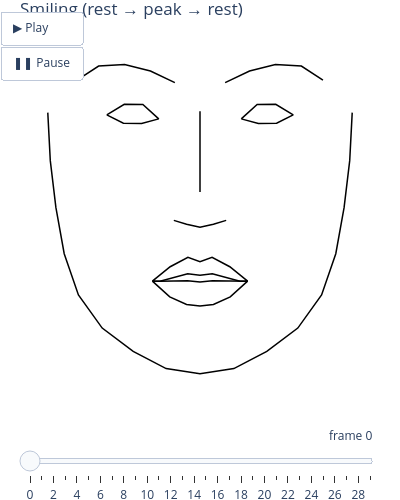

Here is the notebook cell this chart was saved with:
### Markdown cell above
### Interactive 2D animation with Plotly

The GIF-based animations above are great for embedding in static docs.
For live notebook exploration there's also `animate_face_plotly()`, which
returns an interactive Plotly Figure with play/pause buttons and a
per-frame slider — you can scrub through the animation by hand, zoom
into a region, and the figure stays interactive throughout. Same
`interpolate_aus` cubic easing as `animate_face` under the hood.

### Code cell
from feat.plotting import animate_face_plotly

# Same smile activation as cell 7 — but as an interactive Plotly animation
# you can pan/zoom and scrub frame-by-frame via the slider, no GIF on disk.
fig_2d_anim = animate_face_plotly(
    start=neutral,
    end=smiling,
    num_frames=15,
    fps=15,
)
fig_2d_anim.update_layout(width=400, height=500, title_text="Smiling (rest → peak → rest)")
fig_2d_anim.show()

### Figure 1 — Plotly figure (JSON) as saved in the notebook; plotly's stock layout.template omitted (floating-point values rounded to 4 significant figures)
{"data": [{"hoverinfo": "skip", "line": {"color": "black", "width": 1.5}, "mode": "lines", "showlegend": false, "type": "scatter", "x": [239.0, 240.5, 243.7, 248.5, 256.8, 270.5, 288.5, 307.6, 327.2, 346.8, 365.8, 383.8, 397.5, 405.8, 410.6, 413.8, 415.3, NaN, 256.0, 268.5, 283.5, 298.5, 312.6, NaN, 341.7, 355.8, 370.8, 385.8, 398.3, NaN, 327.2, 327.2, 327.2, 327.2, NaN, 312.0, 319.4, 327.2, 334.9, 342.3, NaN, 273.2, 283.3, 294.1, 303.3, 293.3, 282.8, 273.2, NaN, 351.0, 360.2, 371.0, 381.1, 371.5, 361.0, 351.0, NaN, 299.6, 309.9, 320.2, 327.2, 334.1, 344.4, 354.7, 350.3, 334.3, 327.2, 320.0, 304.0, 299.6, NaN, 299.6, 304.0, 320.0, 327.2, 334.4, 350.3, 354.7, 344.7, 334.9, 327.2, 319.4, 309.6, 299.6, NaN], "y": [252.1, 279.9, 307.1, 333.7, 357.7, 376.8, 390.3, 400.3, 403.2, 400.3, 390.3, 376.8, 357.7, 333.7, 307.1, 279.9, 252.1, NaN, 233.3, 225.1, 224.1, 228.0, 234.7, NaN, 234.7, 228.0, 224.1, 225.1, 233.3, NaN, 251.2, 267.3, 282.6, 298.1, NaN, 314.4, 316.6, 318.4, 316.6, 314.4, NaN, 253.4, 247.2, 247.3, 255.7, 258.4, 258.2, 253.4, NaN, 255.7, 247.3, 247.2, 253.4, 258.2, 258.4, 255.7, NaN, 349.6, 341.3, 335.8, 338.4, 335.8, 341.3, 349.6, 349.7, 345.4, 346.2, 345.4, 349.7, 349.6, NaN, 349.6, 349.7, 349.4, 350.2, 349.4, 349.7, 349.6, 358.7, 363.1, 364.1, 363.1, 358.7, 349.6, NaN]}], "layout": {"height": 500, "margin": {"b": 0, "l": 0, "r": 0, "t": 30}, "paper_bgcolor": "white", "plot_bgcolor": "white", "sliders": [{"active": 0, "currentvalue": {"prefix": "frame ", "visible": true, "xanchor": "right"}, "len": 0.9, "steps": [{"args": [["0"], {"frame": {"duration": 0, "redraw": true}, "mode": "immediate", "transition": {"duration": 0}}], "label": "0", "method": "animate"}, {"args": [["1"], {"frame": {"duration": 0, "redraw": true}, "mode": "immediate", "transition": {"duration": 0}}], "label": "1", "method": "animate"}, {"args": [["2"], {"frame": {"duration": 0, "redraw": true}, "mode": "immediate", "transition": {"duration": 0}}], "label": "2", "method": "animate"}, {"args": [["3"], {"frame": {"duration": 0, "redraw": true}, "mode": "immediate", "transition": {"duration": 0}}], "label": "3", "method": "animate"}, {"args": [["4"], {"frame": {"duration": 0, "redraw": true}, "mode": "immediate", "transition": {"duration": 0}}], "label": "4", "method": "animate"}, {"args": [["5"], {"frame": {"duration": 0, "redraw": true}, "mode": "immediate", "transition": {"duration": 0}}], "label": "5", "method": "animate"}, {"args": [["6"], {"frame": {"duration": 0, "redraw": true}, "mode": "immediate", "transition": {"duration": 0}}], "label": "6", "method": "animate"}, {"args": [["7"], {"frame": {"duration": 0, "redraw": true}, "mode": "immediate", "transition": {"duration": 0}}], "label": "7", "method": "animate"}, {"args": [["8"], {"frame": {"duration": 0, "redraw": true}, "mode": "immediate", "transition": {"duration": 0}}], "label": "8", "method": "animate"}, {"args": [["9"], {"frame": {"duration": 0, "redraw": true}, "mode": "immediate", "transition": {"duration": 0}}], "label": "9", "method": "animate"}, {"args": [["10"], {"frame": {"duration": 0, "redraw": true}, "mode": "immediate", "transition": {"duration": 0}}], "label": "10", "method": "animate"}, {"args": [["11"], {"frame": {"duration": 0, "redraw": true}, "mode": "immediate", "transition": {"duration": 0}}], "label": "11", "method": "animate"}, {"args": [["12"], {"frame": {"duration": 0, "redraw": true}, "mode": "immediate", "transition": {"duration": 0}}], "label": "12", "method": "animate"}, {"args": [["13"], {"frame": {"duration": 0, "redraw": true}, "mode": "immediate", "transition": {"duration": 0}}], "label": "13", "method": "animate"}, {"args": [["14"], {"frame": {"duration": 0, "redraw": true}, "mode": "immediate", "transition": {"duration": 0}}], "label": "14", "method": "animate"}, {"args": [["15"], {"frame": {"duration": 0, "redraw": true}, "mode": "immediate", "transition": {"duration": 0}}], "label": "15", "method": "animate"}, {"args": [["16"], {"frame": {"duration": 0, "redraw": true}, "mode": "immediate", "transition": {"duration": 0}}], "label": "16", "method": "animate"}, {"args": [["17"], {"frame": {"duration": 0, "redraw": true}, "mode": "immediate", "transition": {"duration": 0}}], "label": "17", "method": "animate"}, {"args": [["18"], {"frame": {"duration": 0, "redraw": true}, "mode": "immediate", "transition": {"duration": 0}}], "label": "18", "method": "animate"}, {"args": [["19"], {"frame": {"duration": 0, "redraw": true}, "mode": "immediate", "transition": {"duration": 0}}], "label": "19", "method": "animate"}, {"args": [["20"], {"frame": {"duration": 0, "redraw": true}, "mode": "immediate", "transition": {"duration": 0}}], "label": "20", "method": "animate"}, {"args": [["21"], {"frame": {"duration": 0, "redraw": true}, "mode": "immediate", "transition": {"duration": 0}}], "label": "21", "method": "animate"}, {"args": [["22"], {"frame": {"duration": 0, "redraw": true}, "mode": "immediate", "transition": {"duration": 0}}], "label": "22", "method": "animate"}, {"args": [["23"], {"frame": {"duration": 0, "redraw": true}, "mode": "immediate", "transition": {"duration": 0}}], "label": "23", "method": "animate"}, {"args": [["24"], {"frame": {"duration": 0, "redraw": true}, "mode": "immediate", "transition": {"duration": 0}}], "label": "24", "method": "animate"}, {"args": [["25"], {"frame": {"duration": 0, "redraw": true}, "mode": "immediate", "transition": {"duration": 0}}], "label": "25", "method": "animate"}, {"args": [["26"], {"frame": {"duration": 0, "redraw": true}, "mode": "immediate", "transition": {"duration": 0}}], "label": "26", "method": "animate"}, {"args": [["27"], {"frame": {"duration": 0, "redraw": true}, "mode": "immediate", "transition": {"duration": 0}}], "label": "27", "method": "animate"}, {"args": [["28"], {"frame": {"duration": 0, "redraw": true}, "mode": "immediate", "transition": {"duration": 0}}], "label": "28", "method": "animate"}, {"args": [["29"], {"frame": {"duration": 0, "redraw": true}, "mode": "immediate", "transition": {"duration": 0}}], "label": "29", "method": "animate"}], "x": 0.05, "xanchor": "left", "y": 0, "yanchor": "top"}], "title": {"text": "Smiling (rest → peak → rest)"}, "updatemenus": [{"buttons": [{"args": [null, {"frame": {"duration": 66, "redraw": true}, "fromcurrent": true, "mode": "immediate", "transition": {"duration": 0}}], "label": "▶ Play", "method": "animate"}, {"args": [[null], {"frame": {"duration": 0, "redraw": false}, "mode": "immediate"}], "label": "❚❚ Pause", "method": "animate"}], "showactive": false, "type": "buttons", "x": 0, "xanchor": "left", "y": 1.05, "yanchor": "top"}], "width": 400, "xaxis": {"range": [221.4, 432.9], "scaleanchor": "y", "scaleratio": 1, "visible": false}, "yaxis": {"range": [420.8, 204.2], "visible": false}}}
